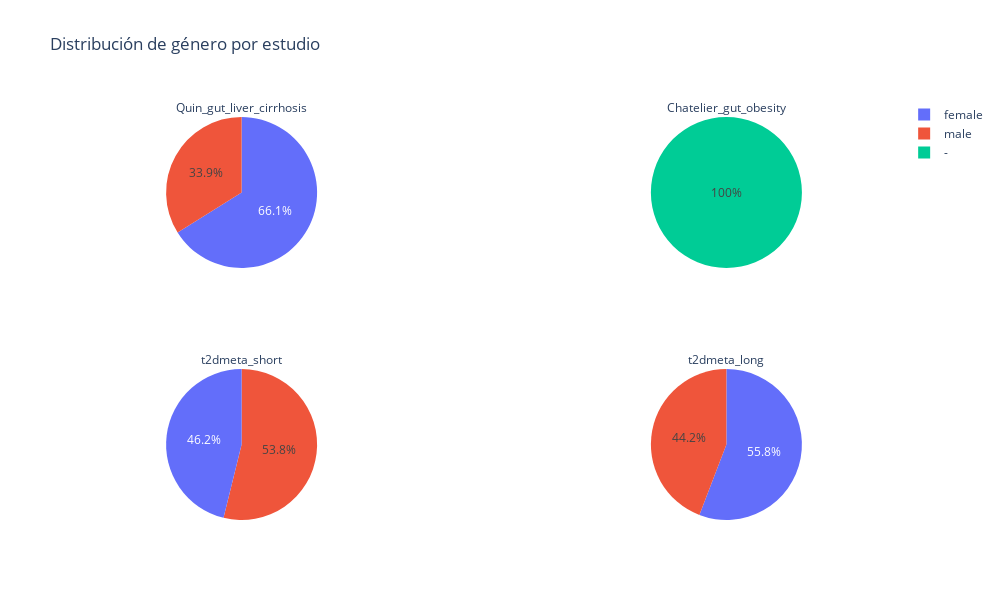

Write notebook code for a chart like this one.
### Code cell
plot_pie_by_study(train_marker,"gender",["Quin_gut_liver_cirrhosis","Chatelier_gut_obesity","t2dmeta_short","t2dmeta_long"], title="Distribución de género por estudio")

### Figure 1 — Plotly figure (JSON) as saved in the notebook; plotly's stock layout.template omitted (floating-point values rounded to 4 significant figures)
{"data": [{"domain": {"x": [0, 0.4], "y": [0.6, 1]}, "labels": ["female", "male"], "title": {"text": "Quin_gut_liver_cirrhosis"}, "type": "pie", "values": [115, 59]}, {"domain": {"x": [0.6, 1], "y": [0.6, 1]}, "labels": ["-"], "title": {"text": "Chatelier_gut_obesity"}, "type": "pie", "values": [189]}, {"domain": {"x": [0, 0.4], "y": [0, 0.4]}, "labels": ["male", "female"], "title": {"text": "t2dmeta_short"}, "type": "pie", "values": [28, 24]}, {"domain": {"x": [0.6, 1], "y": [0, 0.4]}, "labels": ["female", "male"], "title": {"text": "t2dmeta_long"}, "type": "pie", "values": [115, 91]}], "layout": {"autosize": false, "height": 600, "title": {"text": "Distribución de género por estudio"}, "width": 1000}}
